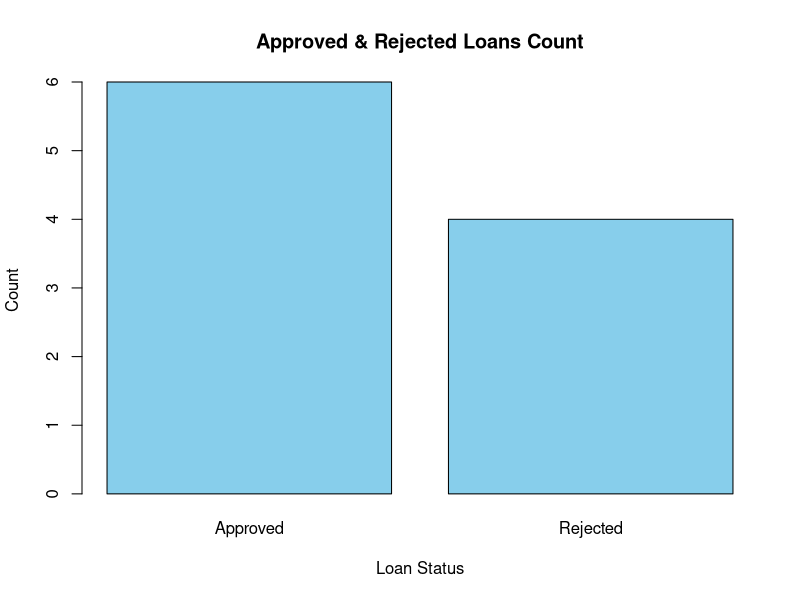
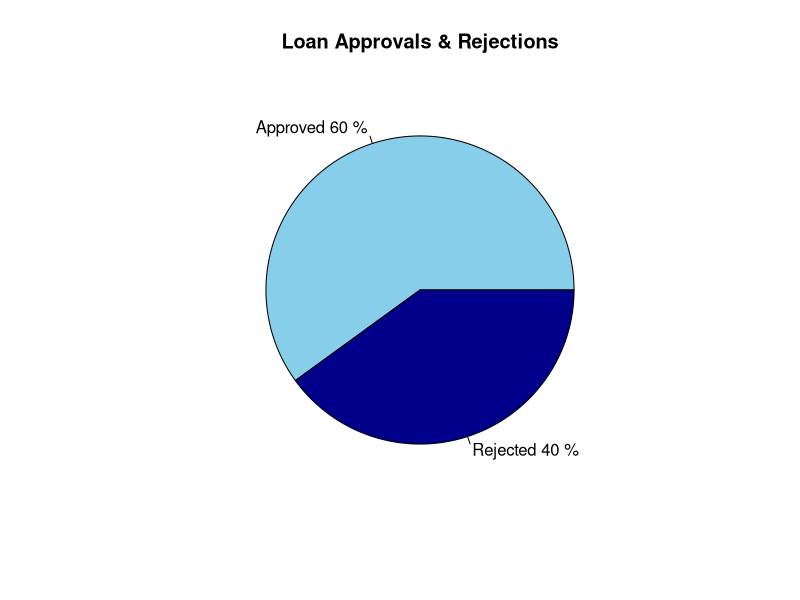
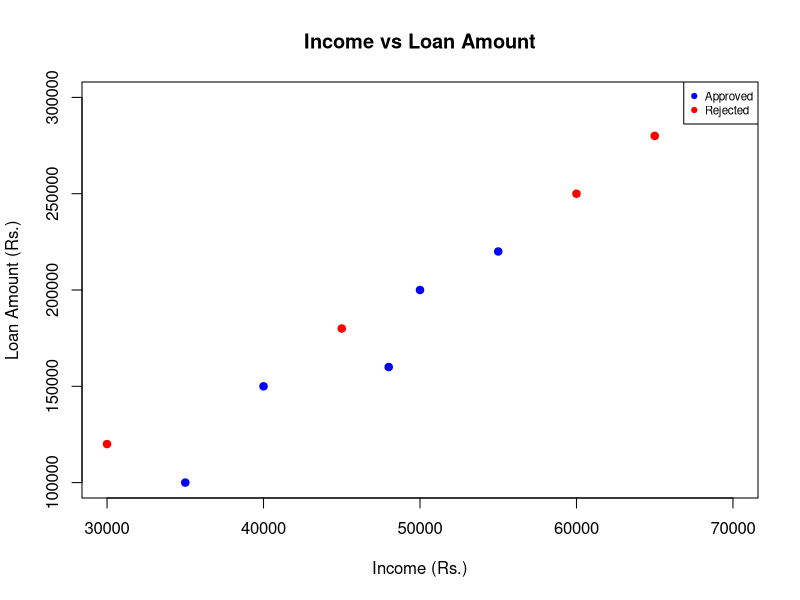

These charts were generated, in order, by the following R code:
# Analyse and visualize Loan data using R. 
# Creating sample loan dataframe
loan_data <- data.frame(
  Loan_ID = 1:10,
  Gender = c("Male", "Female", "Male", "Male", "Female",
             "Male", "Female", "Male", "Female", "Male"),
  Income = c(50000, 40000, 60000, 35000, 45000,
             70000, 30000, 55000, 48000, 65000),
  Loan_Amount = c(200000, 150000, 250000, 100000, 180000,
                  300000, 120000, 220000, 160000, 280000),
  Loan_Status = c("Approved", "Approved", "Rejected", "Approved",
                  "Rejected", "Approved", "Rejected", "Approved",
                  "Approved", "Rejected")
)

loan_status_ct <- table(loan_data$Loan_Status)
print(loan_status_ct)

loan_pct <- prop.table(loan_status_ct) * 100
print(loan_pct)


#Plotting loan status using a bar chart
barplot(
  loan_status_ct,
  xlab = "Loan Status",
  ylab = "Count",
  main = "Approved & Rejected Loans Count",
  col = "skyblue"
)

pie(loan_status_ct,
    col = c("skyblue", "darkblue"),
    main = "Loan Approvals & Rejections",
    labels = paste(
      names(loan_status_ct),
      round(loan_status_ct / sum(loan_status_ct) * 100), "%"
    )
)
# Scatter plot of income vs loan amount
plot(
  loan_data$Income,
  loan_data$Loan_Amount,
  main = "Income vs Loan Amount",
  xlab = "Income (Rs.)",
  ylab = "Loan Amount (Rs.)",
  col = ifelse(
    loan_data$Loan_Status == "Approved", "blue", "red"
  ),
  pch = 19
)

legend(
  "topright",
  legend = unique(loan_data$Loan_Status),
  # A factor stores categorical data with defined levels; 
  #use factor() to convert a character vector and levels() to retrieve its categories.
  col = c("blue", "red"),
  pch = 19,
  cex = 0.7,
)
